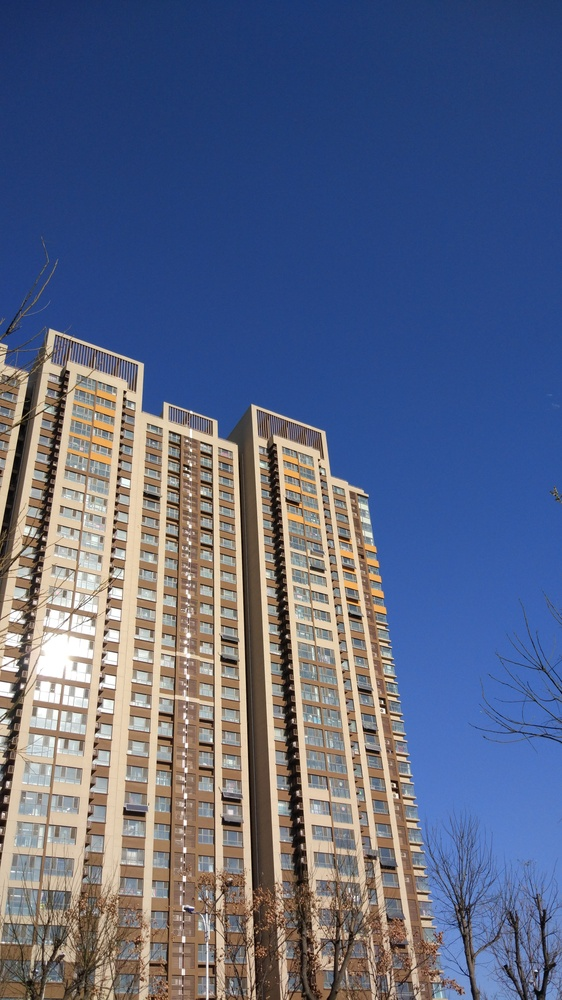
//> input picture building.jpg, 562 x 1000 px, shrunk from 2592 x 4608 before the run
$ ./example_11-03 building.jpg 2   (built with g++ and OpenCV 4)
//> lines starting //> are read from the running program, lines starting //| are printed output that depends on the picture
// Example 11-3. Log-polar transform example
// Log-polar transform example.
// This demonstrates the forward and backward (inverse) log-polar
// transform.

#include <opencv2/opencv.hpp>
#include <iostream>

using namespace std;

int main(int argc, char** argv) {
  if(argc != 3) {
    cout << "LogPolar\nUsage: " <<argv[0] <<" <imagename> <M value>\n"
	 <<"<M value>~30 is usually good enough\n";
    return -1;
  }

  cv::Mat src = cv::imread(argv[1],1);
//> src is the input picture: 1000 rows x 562 cols, CV_8UC3; mean B, G, R 131.6, 102.8, 92.2
  cout << "size:" << src.size() << endl;
//| size:[562 x 1000]
  if( src.empty() ) { cout << "Can not load " << argv[1] << endl; return -1; }

  double M = atof(argv[2]);
//> M = 2
  cv::Mat dst(src.size(), src.type()), src2(src.size(), src.type());

  cv::logPolar(
    src,
    dst,
    cv::Point2f(src.cols*0.5f, src.rows*0.5f),
    M,
    cv::INTER_LINEAR | cv::WARP_FILL_OUTLIERS
  );
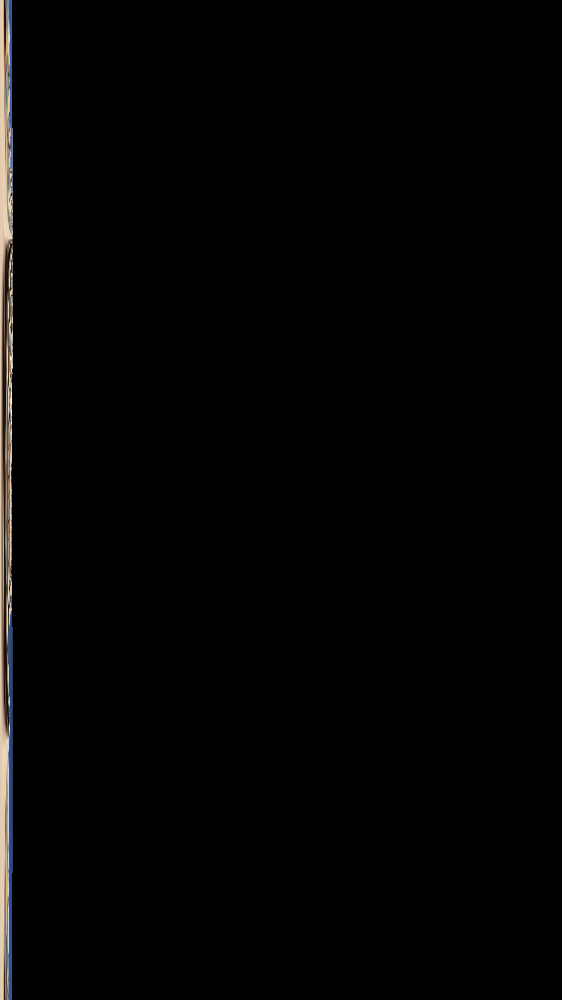
//> dst: 1000 rows x 562 cols, CV_8UC3; mean B, G, R 2.7, 3, 3.2
  cv::logPolar(
    dst,
    src2,
    cv::Point2f(src.cols*0.5f, src.rows*0.5f),
    M,
    cv::INTER_LINEAR | cv::WARP_INVERSE_MAP
  );
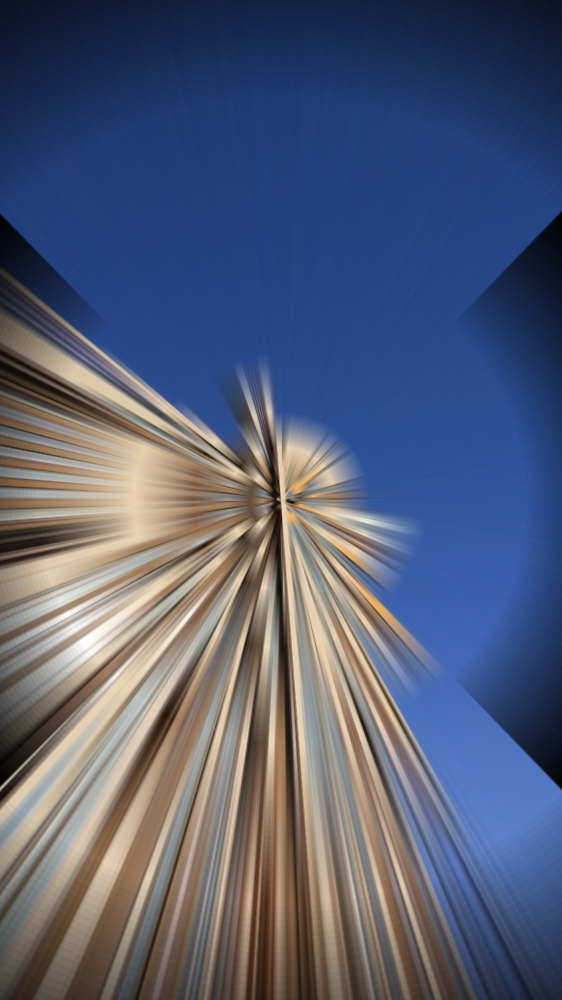
//> src2: 1000 rows x 562 cols, CV_8UC3; mean B, G, R 118.2, 93.5, 84.8
  cv::imshow( "log-polar", dst );
  cv::imshow( "inverse log-polar", src2 );

  cv::waitKey();

  return 0;
}
